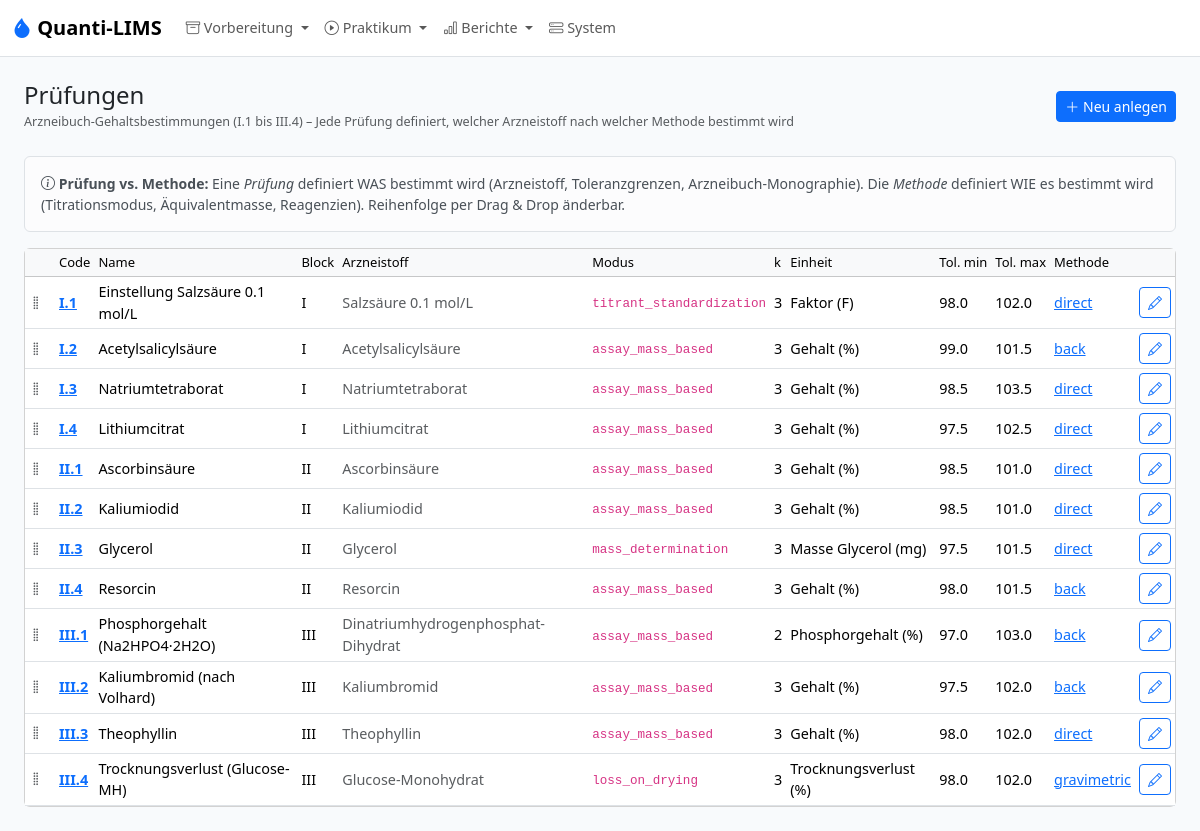
Page /admin/analyses on the committed database.
### models.py (models this page shows, shortened)
class Analysis(db.Model):
    __tablename__ = "analysis"
    id = db.Column(db.Integer, primary_key=True)
    block_id = db.Column(db.Integer, db.ForeignKey("block.id"), nullable=False)
    code = db.Column(db.String(10), unique=True, nullable=False)
    ordinal = db.Column(db.Integer, nullable=False)
    name = db.Column(db.String(200), nullable=False)
    substance_id = db.Column(db.Integer, db.ForeignKey("substance.id"), nullable=False)
    k_determinations = db.Column(db.Integer, nullable=False, default=3)
    result_unit = db.Column(db.String(20), nullable=False, default="%")
    result_label = db.Column(db.String(50), nullable=False, default="Gehalt")
    calculation_mode = db.Column(db.String(50), nullable=False, default=MODE_ASSAY_MASS_BASED)
    e_ab_g = db.Column(db.Float)
    g_ab_min_pct = db.Column(db.Float)
    g_ab_max_pct = db.Column(db.Float)
    source_reference = db.Column(db.String(255))
    tolerance_override_min_pct = db.Column(db.Float)
    tolerance_override_max_pct = db.Column(db.Float)
    notes = db.Column(db.Text)
    m_einwaage_min_mg = db.Column(db.Float, nullable=True)  # Min TA weighing mass (mass_determination mode, mg)
    m_einwaage_max_mg = db.Column(db.Float, nullable=True)  # Max TA weighing mass (mass_determination mode, mg)
    reported_molar_mass_gmol = db.Column(db.Float, nullable=True)
    reported_stoichiometry = db.Column(db.Float, nullable=True)
    n_crystal_water = db.Column(db.Integer, nullable=True)  # For loss_on_drying mode
    block = db.relationship("Block", back_populates="analyses")
    substance = db.relationship("Substance", back_populates="analyses")
    method = db.relationship("Method", back_populates="analysis", uselist=False)
    batches = db.relationship("SampleBatch", back_populates="analysis")
    @property
    def tol_min(self) -> float | None:
        if self.tolerance_override_min_pct is not None:
            return self.tolerance_override_min_pct
        if self.g_ab_min_pct is not None:
            return self.g_ab_min_pct
        if self.substance and self.substance.g_ab_min_pct is not None:
            return self.substance.g_ab_min_pct
        return None
    @property
    def tol_max(self) -> float | None:
        if self.tolerance_override_max_pct is not None:
            return self.tolerance_override_max_pct
        if self.g_ab_max_pct is not None:
            return self.g_ab_max_pct
        if self.substance and self.substance.g_ab_max_pct is not None:
            return self.substance.g_ab_max_pct
        return None

class Block(db.Model):
    __tablename__ = "block"
    id = db.Column(db.Integer, primary_key=True)
    code = db.Column(db.String(10), unique=True, nullable=False)
    name = db.Column(db.String(120), nullable=False)
    max_days = db.Column(db.Integer, nullable=True)  # Orientation value; not a hard constraint
    analyses = db.relationship("Analysis", back_populates="block", order_by="Analysis.ordinal")
    colloquiums = db.relationship("Colloquium", back_populates="block")

class Substance(db.Model):
    __tablename__ = "substance"
    id = db.Column(db.Integer, primary_key=True)
    name = db.Column(db.String(200), unique=True, nullable=False)
    formula = db.Column(db.String(100))
    molar_mass_gmol = db.Column(db.Float)
    anhydrous_molar_mass_gmol = db.Column(db.Float, nullable=True)  # For hydrate correction (e.g. Li citrate tetrahydrate)
    e_ab_g = db.Column(db.Float)
    g_ab_min_pct = db.Column(db.Float)
    g_ab_max_pct = db.Column(db.Float)
    notes = db.Column(db.Text)
    position = db.Column(db.Integer, nullable=False, default=0)
    lots = db.relationship("SubstanceLot", back_populates="substance")
    analyses = db.relationship("Analysis", back_populates="substance")

class Method(db.Model):
    __tablename__ = "method"
    id = db.Column(db.Integer, primary_key=True)
    analysis_id = db.Column(db.Integer, db.ForeignKey("analysis.id"), nullable=False)
    method_type = db.Column(db.String(30), nullable=False)  # direct, back, gravimetric, ...
    m_eq_mg = db.Column(db.Float)
    titrant_name = db.Column(db.String(200))
    titrant_concentration = db.Column(db.String(50))
    c_titrant_mol_l = db.Column(db.Float)      # Numeric concentration of titrant (mol/L)
    n_eq_titrant = db.Column(db.Float)          # Equivalents of titrant per mol analyte (direct) or per mol Vorlage (back)
    c_vorlage_mol_l = db.Column(db.Float)       # Concentration of Vorlage reagent (back-titration only)
    n_eq_vorlage = db.Column(db.Float)          # Equivalents of Vorlage consumed per mol analyte (back-titration only)
    blind_required = db.Column(db.Boolean, nullable=False, default=False)
    b_blind_determinations = db.Column(db.Integer, nullable=False, default=1)
    v_vorlage_ml = db.Column(db.Float)
    v_solution_ml = db.Column(db.Float)       # Total volume substance is dissolved to (e.g. 100.0 mL)
    v_aliquot_ml = db.Column(db.Float)        # Aliquot volume taken for each titration (e.g. 20.0 mL)
    aliquot_enabled = db.Column(db.Boolean, nullable=True, default=None)
    primary_standard_id = db.Column(db.Integer, db.ForeignKey("reagent.id"))
    m_eq_primary_mg = db.Column(db.Float)
    m_eq_primary_mg_override = db.Column(db.Boolean, nullable=False, default=False)  # True → use stored value; False → auto-calculate from c_Titrant × MW_PS / z
    e_ab_ps_g = db.Column(db.Float)          # Arzneibuch-Einwaage Primärstandard (g) – per method, not per reagent
    c_stock_mol_l = db.Column(db.Float)      # Stammkonzentration (mol/L), z.B. 1.0 für 1M HCl
    v_dilution_ml = db.Column(db.Float)      # Verdünnungsvolumen (mL), z.B. 100.0
    p_hydrate_min_pct = db.Column(db.Float)   # For loss_on_drying: min. declared hydrate content in mixture (%)
    description = db.Column(db.Text)
    position = db.Column(db.Integer, nullable=False, default=0)
    analysis = db.relationship("Analysis", back_populates="method")
    primary_standard = db.relationship("Reagent", foreign_keys=[primary_standard_id], back_populates="primary_standard_methods")
    reagent_usages = db.relationship("MethodReagent", back_populates="method")

### app.py (the view)
    @app.route("/admin/analyses")
    def admin_analyses():
        items = Analysis.query.order_by(Analysis.ordinal).all()
        return render_template("admin/analyses.html", items=items)

### templates/admin/analyses.html (shortened to what this page needs)
{% extends "base.html" %}
{% from "macros.html" import page_header %}
{% block content %}
{{ page_header("Prüfungen", "Arzneibuch-Gehaltsbestimmungen (I.1 bis III.4) – Jede Prüfung definiert, welcher Arzneistoff nach welcher Methode bestimmt wird", url_for('admin_analysis_form')) }}
<div class="alert alert-light border small">
  <i class="bi bi-info-circle"></i> <strong>Prüfung vs. Methode:</strong>
  Eine <em>Prüfung</em> definiert WAS bestimmt wird (Arzneistoff, Toleranzgrenzen, Arzneibuch-Monographie).
  Die <em>Methode</em> definiert WIE es bestimmt wird (Titrationsmodus, Äquivalentmasse, Reagenzien).
  Reihenfolge per Drag &amp; Drop änderbar.
</div>
<div class="card"><div class="table-responsive">
<table class="table table-sm table-hover mb-0 align-middle">
<thead class="table-light"><tr><th style="width:30px"></th><th>Code</th><th>Name</th><th>Block</th><th>Arzneistoff</th><th>Modus</th><th>k</th><th>Einheit</th><th>Tol. min</th><th>Tol. max</th><th>Methode</th><th></th></tr></thead>
<tbody id="analysis-sortable">
{% for a in items %}
<tr data-id="{{ a.id }}">
  <td class="drag-handle" style="cursor:grab"><i class="bi bi-grip-vertical text-body-secondary"></i></td>
  <td><strong><a href="{{ url_for('admin_analysis_form', id=a.id) }}">{{ a.code }}</a></strong></td>
  <td>{{ a.name }}</td>
  <td>{{ a.block.code }}</td>
  <td class="text-body-secondary">{{ a.substance.name }}</td>
  <td><code>{{ a.calculation_mode }}</code></td>
  <td>{{ a.k_determinations }}</td>
  <td>{{ a.result_label }} ({{ a.result_unit }})</td>
  <td>{{ a.tol_min|fmt(1) }}</td>
  <td>{{ a.tol_max|fmt(1) }}</td>
  <td>{% if a.method %}<a href="{{ url_for('admin_method_form', id=a.method.id) }}">{{ a.method.method_type }}</a>{% else %}<span class="text-danger">Fehlt</span>{% endif %}</td>
  <td><a href="{{ url_for('admin_analysis_form', id=a.id) }}" class="btn btn-outline-primary btn-sm"><i class="bi bi-pencil"></i></a></td>
</tr>
{% endfor %}
</tbody></table></div></div>
{% endblock %}

### static/style.css (style rules this page uses)
:root { --ql-primary: #2563eb; --ql-bg: #f8fafc; }
body { background: var(--ql-bg); font-size: 0.9rem; }
.alert { font-size: 0.875rem; }
.table th { font-weight: 500; font-size: 0.8125rem; white-space: nowrap; }
.table td { vertical-align: middle; }
.drag-handle { cursor: grab; user-select: none; }

### rows in the picture
Analysis: code "I.1", name "Einstellung Salzsäure 0.1 mol/L", block.code "I", substance.name "Salzsäure 0.1 mol/L", calculation_mode "titrant_standardization", k_determinations "3", result_label "Faktor", result_unit "F", tol_min|fmt "98.0", tol_max|fmt "102.0", method.method_type "direct"
Analysis: code "I.2", name "Acetylsalicylsäure", block.code "I", substance.name "Acetylsalicylsäure", calculation_mode "assay_mass_based", k_determinations "3", result_label "Gehalt", result_unit "%", tol_min|fmt "99.0", tol_max|fmt "101.5", method.method_type "back"
Analysis: code "I.3", name "Natriumtetraborat", block.code "I", substance.name "Natriumtetraborat", calculation_mode "assay_mass_based", k_determinations "3", result_label "Gehalt", result_unit "%", tol_min|fmt "98.5", tol_max|fmt "103.5", method.method_type "direct"
Analysis: code "I.4", name "Lithiumcitrat", block.code "I", substance.name "Lithiumcitrat", calculation_mode "assay_mass_based", k_determinations "3", result_label "Gehalt", result_unit "%", tol_min|fmt "97.5", tol_max|fmt "102.5", method.method_type "direct"
Analysis: code "II.1", name "Ascorbinsäure", block.code "II", substance.name "Ascorbinsäure", calculation_mode "assay_mass_based", k_determinations "3", result_label "Gehalt", result_unit "%", tol_min|fmt "98.5", tol_max|fmt "101.0", method.method_type "direct"
Analysis: code "II.2", name "Kaliumiodid", block.code "II", substance.name "Kaliumiodid", calculation_mode "assay_mass_based", k_determinations "3", result_label "Gehalt", result_unit "%", tol_min|fmt "98.5", tol_max|fmt "101.0", method.method_type "direct"
Analysis: code "II.3", name "Glycerol", block.code "II", substance.name "Glycerol", calculation_mode "mass_determination", k_determinations "3", result_label "Masse Glycerol", result_unit "mg", tol_min|fmt "97.5", tol_max|fmt "101.5", method.method_type "direct"
Analysis: code "II.4", name "Resorcin", block.code "II", substance.name "Resorcin", calculation_mode "assay_mass_based", k_determinations "3", result_label "Gehalt", result_unit "%", tol_min|fmt "98.0", tol_max|fmt "101.5", method.method_type "back"
Analysis: code "III.1", name "Phosphorgehalt (Na2HPO4·2H2O)", block.code "III", substance.name "Dinatriumhydrogenphosphat-Dihydrat", calculation_mode "assay_mass_based", k_determinations "2", result_label "Phosphorgehalt", result_unit "%", tol_min|fmt "97.0", tol_max|fmt "103.0", method.method_type "back"
Analysis: code "III.2", name "Kaliumbromid (nach Volhard)", block.code "III", substance.name "Kaliumbromid", calculation_mode "assay_mass_based", k_determinations "3", result_label "Gehalt", result_unit "%", tol_min|fmt "97.5", tol_max|fmt "102.0", method.method_type "back"
Analysis: code "III.3", name "Theophyllin", block.code "III", substance.name "Theophyllin", calculation_mode "assay_mass_based", k_determinations "3", result_label "Gehalt", result_unit "%", tol_min|fmt "98.0", tol_max|fmt "102.0", method.method_type "direct"
Analysis: code "III.4", name "Trocknungsverlust (Glucose-MH)", block.code "III", substance.name "Glucose-Monohydrat", calculation_mode "loss_on_drying", k_determinations "3", result_label "Trocknungsverlust", result_unit "%", tol_min|fmt "98.0", tol_max|fmt "102.0", method.method_type "gravimetric"

### other values in the picture
{{ title }} "Prüfungen"
{{ subtitle }} "Arzneibuch-Gehaltsbestimmungen (I.1 bis III.4) – Jede Prüfung definiert, welcher Arzneistoff nach welcher Methode bestimmt wird"
{{ new_label }} "Neu anlegen"
